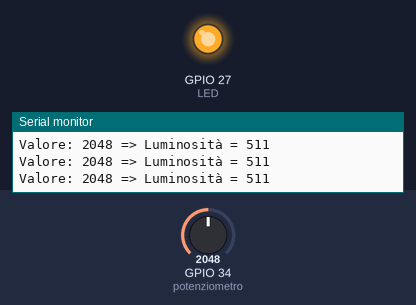
The sketch below on a simulated ESP32. Parts: output pins drawn as LEDs (lit = HIGH), the last lines printed to the serial monitor. The inputs (shaded band) are chosen by the test bench; at power-on: GPIO 34 (potenziometro) = 2048.

Above: at 1.2 s.
1.3 s: GPIO 34 (potenziometro) set to 491
At 2.2 s:
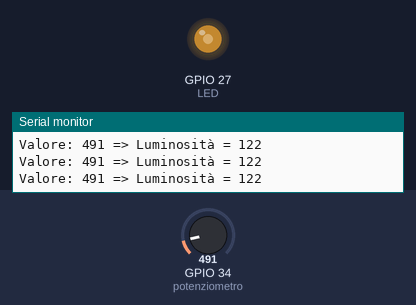
3.0 s: GPIO 34 (potenziometro) set to 0
At 3.4 s:
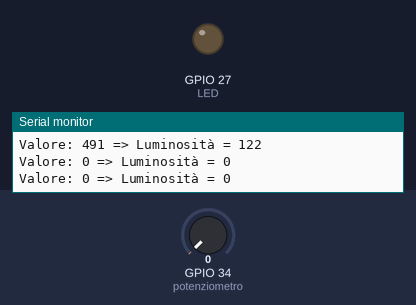
4.5 s: GPIO 34 (potenziometro) set to 1228
At 5.8 s:
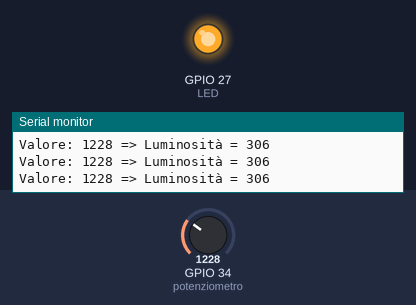
Timing chart, 0 to 7.5 s (numbered marks = the images above; inputs shaded):
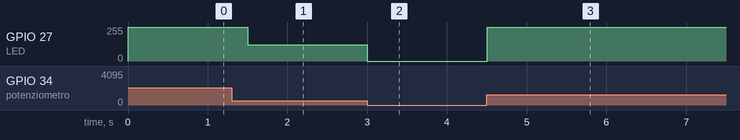

Measured:
- after the input at 1.3 s, GPIO 27 (LED): 255/255 → 122/255 after 0.20 s
- after the input at 3.0 s, GPIO 27 (LED): 122/255 → 0/255 at once
- after the input at 4.5 s, GPIO 27 (LED): 0/255 → 255/255 at once

The sketch:

pwm_potentiometer_LED.ino
```cpp
#define potenziometro 34  // GPIO34 (ADC1_6) per il potenziometro
#define LED 27            // GPIO27 per il LED

void setup() {
  Serial.begin(115200);

  analogSetAttenuation(ADC_11db);  // imposta gamma da 0 a 3,3V

  pinMode(LED, OUTPUT);
}

void loop() {
  int valore = analogRead(potenziometro);  // lettura del potenziometro

  // proporzione tra i due range
  int luminosita = map(valore, 0, 4095, 0, 1023);

  analogWrite(LED, luminosita);  // imposta la luminosità

  Serial.print("Valore: ");
  Serial.print(valore);
  Serial.print(" => Luminosità = ");
  Serial.println(luminosita);

  delay(300);
}
```
